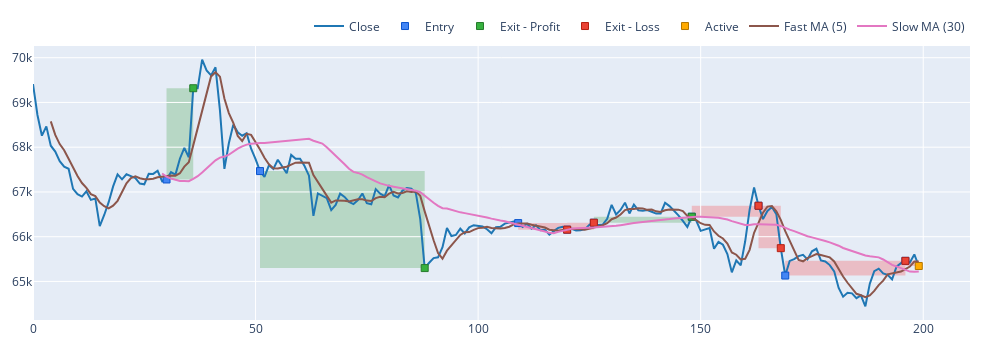
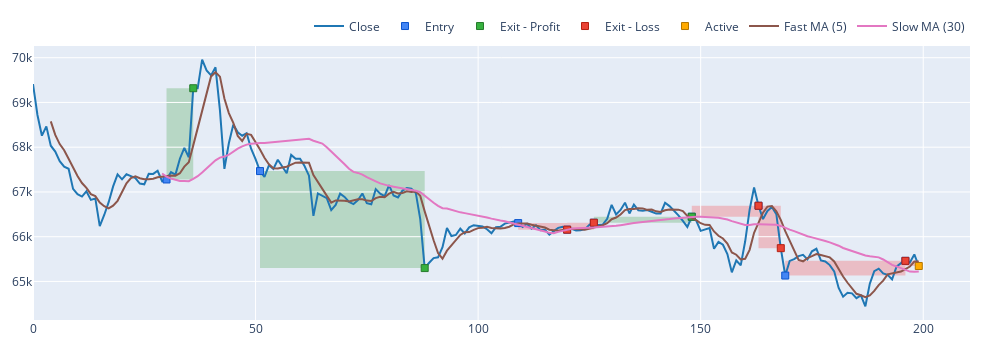

These figures' notebook cell, in order:
### Code cell
# vectorbt example：单数据单信号(双均线)策略示例
import pdb
import ccxt
import numpy as np
import pandas as pd
import vectorbt as vbt
import wind_library

# 获取Gate.io交易所BTC/USDT的1天K线数据
btc_price = wind_library.get_ccxt_exchange_kline('gate', 'BTC/USDT', 'spot', '1h', 200).close
price_etc = wind_library.get_ccxt_exchange_kline('gate', 'ETC/USDT', 'spot', '1d', 100).close
# one strategy instances: 
# 获取Gate.io交易所BTC/USDT的1天K线数据
btc_price = wind_library.get_ccxt_exchange_kline('gate', 'BTC/USDT', 'spot', '1h', 200).close

# 设置均线参数
fast_ma_length = 5
slow_ma_length = 30

# 双均线策略
fast_ma = vbt.MA.run(btc_price, fast_ma_length, short_name='fast')
slow_ma = vbt.MA.run(btc_price, slow_ma_length, short_name='slow')
entries = fast_ma.ma_crossed_above(slow_ma)
exits = fast_ma.ma_crossed_below(slow_ma)

# 创建投资组合对象
pf = vbt.Portfolio.from_signals(btc_price, entries, exits, direction='both', size=np.inf, fees=0.001, freq='1h', sl_stop=0.01, tp_stop=0.02)

# 打印结果
print(f'total_return:\t{pf.total_return():.2f}%')
print(f'entries_counts:\t{entries[entries == True].count()}{"\t"*3}exits_counts:\t{exits[exits == True].count()}')
print(pf.trades.records_readable[['Entry Fees', 'Exit Fees', 'PnL', 'Return']])

# 绘制图表
fig = pf.trades.plot(width=1000)
fig.add_scatter(x=btc_price.index, y=fast_ma.ma, mode='lines', name=f'Fast MA ({fast_ma_length})')
fig.add_scatter(x=btc_price.index, y=slow_ma.ma, mode='lines', name=f'Slow MA ({slow_ma_length})')
fig.show()    # 显示图表
# 
# pf.orders.plot(width=1000).show()  #绘制下单信号图示
# pf.trades.plot().show()    # 绘制交易信号图
# print(price_etc)

### Figure 1 — Plotly figure (JSON) as saved in the notebook; plotly's stock layout.template omitted (floating-point values rounded to 4 significant figures; data arrays with more than 128 entries replaced by an {"elided": "..."} marker saying what was removed)
{"data": [{"line": {"color": "#1f77b4"}, "name": "Close", "showlegend": true, "type": "scatter", "uid": "7ad9ce1c-830b-47de-ac28-61485d4ba7a4", "x": {"elided": "200 int values"}, "y": {"elided": "200 float values"}}, {"customdata": [[0, 0, 0.001485, 0.0999, "Long"], [1, 1, 0.001523, 0.1027, "Short"], [2, 2, 0.001596, 0.1058, "Long"], [3, 3, 0.001593, 0.1054, "Short"], [4, 4, 0.001582, 0.1049, "Long"], [5, 5, 0.001579, 0.1049, "Short"], [6, 6, 0.001564, 0.1043, "Long"], [7, 7, 0.001576, 0.1026, "Short"], [8, 8, 0.001557, 0.1019, "Long"]], "hovertemplate": "Exit Trade Id: %{customdata[0]}<br>Position Id: %{customdata[1]}<br>Size: %{customdata[2]:.6f}<br>Entry Timestamp: %{x}<br>Avg Entry Price: %{y}<br>Entry Fees: %{customdata[3]:.6f}<br>Direction: %{customdata[4]}", "marker": {"color": "#4285F4", "line": {"color": "rgb(11,84,205)", "width": 1}, "size": 7, "symbol": "square"}, "mode": "markers", "name": "Entry", "type": "scatter", "uid": "fa157b6d-a28c-48ae-a1cb-e0829d5adbdd", "x": [30, 51, 109, 120, 126, 148, 163, 169, 196], "y": [67280.0, 67470.0, 66300.0, 66160.0, 66310.0, 66450.0, 66690.0, 65130.0, 65460.0]}, {"customdata": [[0, 0, 0.001485, 0.1029, 2.825, 0.02827, "Long", "0 days 06:00:00"], [1, 1, 0.001523, 0.09942, 3.098, 0.03016, "Short", "1 days 13:00:00"], [4, 4, 0.001582, 0.1051, 0.001806, 1.721e-05, "Long", "0 days 22:00:00"]], "hovertemplate": "Exit Trade Id: %{customdata[0]}<br>Position Id: %{customdata[1]}<br>Size: %{customdata[2]:.6f}<br>Exit Timestamp: %{x}<br>Avg Exit Price: %{y}<br>Exit Fees: %{customdata[3]:.6f}<br>PnL: %{customdata[4]:.6f}<br>Return: %{customdata[5]:.2%}<br>Direction: %{customdata[6]}<br>Duration: %{customdata[7]}", "marker": {"color": "#37B13F", "line": {"color": "rgb(38,123,44)", "width": 1}, "size": 7, "symbol": "square"}, "mode": "markers", "name": "Exit - Profit", "type": "scatter", "uid": "256ac3a8-b21d-4f9f-b318-503ec9e6b1a1", "x": [36, 88, 148], "y": [69320.0, 65300.0, 66450.0]}, {"customdata": [[2, 2, 0.001596, 0.1056, -0.445, -0.004206, "Long", "0 days 11:00:00"], [3, 3, 0.001593, 0.1056, -0.4575, -0.004342, "Short", "0 days 06:00:00"], [5, 5, 0.001579, 0.1053, -0.5975, -0.005695, "Short", "0 days 15:00:00"], [6, 6, 0.001564, 0.1028, -1.689, -0.01619, "Long", "0 days 05:00:00"], [7, 7, 0.001576, 0.1031, -0.7233, -0.007047, "Short", "1 days 03:00:00"]], "hovertemplate": "Exit Trade Id: %{customdata[0]}<br>Position Id: %{customdata[1]}<br>Size: %{customdata[2]:.6f}<br>Exit Timestamp: %{x}<br>Avg Exit Price: %{y}<br>Exit Fees: %{customdata[3]:.6f}<br>PnL: %{customdata[4]:.6f}<br>Return: %{customdata[5]:.2%}<br>Direction: %{customdata[6]}<br>Duration: %{customdata[7]}", "marker": {"color": "#EA4335", "line": {"color": "rgb(181,31,18)", "width": 1}, "size": 7, "symbol": "square"}, "mode": "markers", "name": "Exit - Loss", "type": "scatter", "uid": "70cf9291-44b9-449e-9128-16f9f5b4f76e", "x": [120, 126, 163, 168, 196], "y": [66160.0, 66310.0, 66690.0, 65744, 65460.0]}, {"customdata": [[8, 8, 0.001557, 0, -0.2816, -0.002763, "Long", "0 days 04:00:00"]], "hovertemplate": "Exit Trade Id: %{customdata[0]}<br>Position Id: %{customdata[1]}<br>Size: %{customdata[2]:.6f}<br>Exit Timestamp: %{x}<br>Avg Exit Price: %{y}<br>Exit Fees: %{customdata[3]:.6f}<br>PnL: %{customdata[4]:.6f}<br>Return: %{customdata[5]:.2%}<br>Direction: %{customdata[6]}<br>Duration: %{customdata[7]}", "marker": {"color": "#FFAA00", "line": {"color": "rgb(178,118,0)", "width": 1}, "size": 7, "symbol": "square"}, "mode": "markers", "name": "Active", "type": "scatter", "uid": "7b35f80c-a564-4ba7-aea8-84d6ddf3403f", "x": [199], "y": [65350.0]}, {"mode": "lines", "name": "Fast MA (5)", "type": "scatter", "uid": "8bd03f7e-6813-400f-910c-c670b0703d34", "x": {"elided": "200 int values"}, "y": {"elided": "200 float values"}}, {"mode": "lines", "name": "Slow MA (30)", "type": "scatter", "uid": "fcd5d5c9-670b-4470-a02f-fc9914c04454", "x": {"elided": "200 int values"}, "y": {"elided": "200 float values"}}], "layout": {"height": 350, "legend": {"orientation": "h", "traceorder": "normal", "x": 1, "xanchor": "right", "y": 1.02, "yanchor": "bottom"}, "margin": {"b": 30, "l": 30, "r": 30, "t": 30}, "shapes": [{"fillcolor": "green", "layer": "below", "line": {"width": 0}, "opacity": 0.2, "type": "rect", "x0": 30, "x1": 36, "xref": "x", "y0": 67280.0, "y1": 69320.0, "yref": "y"}, {"fillcolor": "green", "layer": "below", "line": {"width": 0}, "opacity": 0.2, "type": "rect", "x0": 51, "x1": 88, "xref": "x", "y0": 67470.0, "y1": 65300.0, "yref": "y"}, {"fillcolor": "green", "layer": "below", "line": {"width": 0}, "opacity": 0.2, "type": "rect", "x0": 126, "x1": 148, "xref": "x", "y0": 66310.0, "y1": 66450.0, "yref": "y"}, {"fillcolor": "red", "layer": "below", "line": {"width": 0}, "opacity": 0.2, "type": "rect", "x0": 109, "x1": 120, "xref": "x", "y0": 66300.0, "y1": 66160.0, "yref": "y"}, {"fillcolor": "red", "layer": "below", "line": {"width": 0}, "opacity": 0.2, "type": "rect", "x0": 120, "x1": 126, "xref": "x", "y0": 66160.0, "y1": 66310.0, "yref": "y"}, {"fillcolor": "red", "layer": "below", "line": {"width": 0}, "opacity": 0.2, "type": "rect", "x0": 148, "x1": 163, "xref": "x", "y0": 66450.0, "y1": 66690.0, "yref": "y"}, {"fillcolor": "red", "layer": "below", "line": {"width": 0}, "opacity": 0.2, "type": "rect", "x0": 163, "x1": 168, "xref": "x", "y0": 66690.0, "y1": 65744, "yref": "y"}, {"fillcolor": "red", "layer": "below", "line": {"width": 0}, "opacity": 0.2, "type": "rect", "x0": 169, "x1": 196, "xref": "x", "y0": 65130.0, "y1": 65460.0, "yref": "y"}, {"fillcolor": "red", "layer": "below", "line": {"width": 0}, "opacity": 0.2, "type": "rect", "x0": 196, "x1": 199, "xref": "x", "y0": 65460.0, "y1": 65350.0, "yref": "y"}], "width": 1000, "xaxis": {"autorange": true, "range": [0, 210.5], "type": "linear"}, "yaxis": {"autorange": true, "range": [64140.0, 70260.0], "type": "linear"}}}

### Figure 2 — Plotly figure (JSON) as saved in the notebook; plotly's stock layout.template omitted (floating-point values rounded to 4 significant figures; data arrays with more than 128 entries replaced by an {"elided": "..."} marker saying what was removed)
{"data": [{"line": {"color": "#1f77b4"}, "name": "Close", "showlegend": true, "type": "scatter", "uid": "7ad9ce1c-830b-47de-ac28-61485d4ba7a4", "x": {"elided": "200 int values"}, "y": {"elided": "200 float values"}}, {"customdata": [[0, 0, 0.001485, 0.0999, "Long"], [1, 1, 0.001523, 0.1027, "Short"], [2, 2, 0.001596, 0.1058, "Long"], [3, 3, 0.001593, 0.1054, "Short"], [4, 4, 0.001582, 0.1049, "Long"], [5, 5, 0.001579, 0.1049, "Short"], [6, 6, 0.001564, 0.1043, "Long"], [7, 7, 0.001576, 0.1026, "Short"], [8, 8, 0.001557, 0.1019, "Long"]], "hovertemplate": "Exit Trade Id: %{customdata[0]}<br>Position Id: %{customdata[1]}<br>Size: %{customdata[2]:.6f}<br>Entry Timestamp: %{x}<br>Avg Entry Price: %{y}<br>Entry Fees: %{customdata[3]:.6f}<br>Direction: %{customdata[4]}", "marker": {"color": "#4285F4", "line": {"color": "rgb(11,84,205)", "width": 1}, "size": 7, "symbol": "square"}, "mode": "markers", "name": "Entry", "type": "scatter", "uid": "fa157b6d-a28c-48ae-a1cb-e0829d5adbdd", "x": [30, 51, 109, 120, 126, 148, 163, 169, 196], "y": [67280.0, 67470.0, 66300.0, 66160.0, 66310.0, 66450.0, 66690.0, 65130.0, 65460.0]}, {"customdata": [[0, 0, 0.001485, 0.1029, 2.825, 0.02827, "Long", "0 days 06:00:00"], [1, 1, 0.001523, 0.09942, 3.098, 0.03016, "Short", "1 days 13:00:00"], [4, 4, 0.001582, 0.1051, 0.001806, 1.721e-05, "Long", "0 days 22:00:00"]], "hovertemplate": "Exit Trade Id: %{customdata[0]}<br>Position Id: %{customdata[1]}<br>Size: %{customdata[2]:.6f}<br>Exit Timestamp: %{x}<br>Avg Exit Price: %{y}<br>Exit Fees: %{customdata[3]:.6f}<br>PnL: %{customdata[4]:.6f}<br>Return: %{customdata[5]:.2%}<br>Direction: %{customdata[6]}<br>Duration: %{customdata[7]}", "marker": {"color": "#37B13F", "line": {"color": "rgb(38,123,44)", "width": 1}, "size": 7, "symbol": "square"}, "mode": "markers", "name": "Exit - Profit", "type": "scatter", "uid": "256ac3a8-b21d-4f9f-b318-503ec9e6b1a1", "x": [36, 88, 148], "y": [69320.0, 65300.0, 66450.0]}, {"customdata": [[2, 2, 0.001596, 0.1056, -0.445, -0.004206, "Long", "0 days 11:00:00"], [3, 3, 0.001593, 0.1056, -0.4575, -0.004342, "Short", "0 days 06:00:00"], [5, 5, 0.001579, 0.1053, -0.5975, -0.005695, "Short", "0 days 15:00:00"], [6, 6, 0.001564, 0.1028, -1.689, -0.01619, "Long", "0 days 05:00:00"], [7, 7, 0.001576, 0.1031, -0.7233, -0.007047, "Short", "1 days 03:00:00"]], "hovertemplate": "Exit Trade Id: %{customdata[0]}<br>Position Id: %{customdata[1]}<br>Size: %{customdata[2]:.6f}<br>Exit Timestamp: %{x}<br>Avg Exit Price: %{y}<br>Exit Fees: %{customdata[3]:.6f}<br>PnL: %{customdata[4]:.6f}<br>Return: %{customdata[5]:.2%}<br>Direction: %{customdata[6]}<br>Duration: %{customdata[7]}", "marker": {"color": "#EA4335", "line": {"color": "rgb(181,31,18)", "width": 1}, "size": 7, "symbol": "square"}, "mode": "markers", "name": "Exit - Loss", "type": "scatter", "uid": "70cf9291-44b9-449e-9128-16f9f5b4f76e", "x": [120, 126, 163, 168, 196], "y": [66160.0, 66310.0, 66690.0, 65744, 65460.0]}, {"customdata": [[8, 8, 0.001557, 0, -0.2816, -0.002763, "Long", "0 days 04:00:00"]], "hovertemplate": "Exit Trade Id: %{customdata[0]}<br>Position Id: %{customdata[1]}<br>Size: %{customdata[2]:.6f}<br>Exit Timestamp: %{x}<br>Avg Exit Price: %{y}<br>Exit Fees: %{customdata[3]:.6f}<br>PnL: %{customdata[4]:.6f}<br>Return: %{customdata[5]:.2%}<br>Direction: %{customdata[6]}<br>Duration: %{customdata[7]}", "marker": {"color": "#FFAA00", "line": {"color": "rgb(178,118,0)", "width": 1}, "size": 7, "symbol": "square"}, "mode": "markers", "name": "Active", "type": "scatter", "uid": "7b35f80c-a564-4ba7-aea8-84d6ddf3403f", "x": [199], "y": [65350.0]}, {"mode": "lines", "name": "Fast MA (5)", "type": "scatter", "uid": "8bd03f7e-6813-400f-910c-c670b0703d34", "x": {"elided": "200 int values"}, "y": {"elided": "200 float values"}}, {"mode": "lines", "name": "Slow MA (30)", "type": "scatter", "uid": "fcd5d5c9-670b-4470-a02f-fc9914c04454", "x": {"elided": "200 int values"}, "y": {"elided": "200 float values"}}], "layout": {"height": 350, "legend": {"orientation": "h", "traceorder": "normal", "x": 1, "xanchor": "right", "y": 1.02, "yanchor": "bottom"}, "margin": {"b": 30, "l": 30, "r": 30, "t": 30}, "shapes": [{"fillcolor": "green", "layer": "below", "line": {"width": 0}, "opacity": 0.2, "type": "rect", "x0": 30, "x1": 36, "xref": "x", "y0": 67280.0, "y1": 69320.0, "yref": "y"}, {"fillcolor": "green", "layer": "below", "line": {"width": 0}, "opacity": 0.2, "type": "rect", "x0": 51, "x1": 88, "xref": "x", "y0": 67470.0, "y1": 65300.0, "yref": "y"}, {"fillcolor": "green", "layer": "below", "line": {"width": 0}, "opacity": 0.2, "type": "rect", "x0": 126, "x1": 148, "xref": "x", "y0": 66310.0, "y1": 66450.0, "yref": "y"}, {"fillcolor": "red", "layer": "below", "line": {"width": 0}, "opacity": 0.2, "type": "rect", "x0": 109, "x1": 120, "xref": "x", "y0": 66300.0, "y1": 66160.0, "yref": "y"}, {"fillcolor": "red", "layer": "below", "line": {"width": 0}, "opacity": 0.2, "type": "rect", "x0": 120, "x1": 126, "xref": "x", "y0": 66160.0, "y1": 66310.0, "yref": "y"}, {"fillcolor": "red", "layer": "below", "line": {"width": 0}, "opacity": 0.2, "type": "rect", "x0": 148, "x1": 163, "xref": "x", "y0": 66450.0, "y1": 66690.0, "yref": "y"}, {"fillcolor": "red", "layer": "below", "line": {"width": 0}, "opacity": 0.2, "type": "rect", "x0": 163, "x1": 168, "xref": "x", "y0": 66690.0, "y1": 65744, "yref": "y"}, {"fillcolor": "red", "layer": "below", "line": {"width": 0}, "opacity": 0.2, "type": "rect", "x0": 169, "x1": 196, "xref": "x", "y0": 65130.0, "y1": 65460.0, "yref": "y"}, {"fillcolor": "red", "layer": "below", "line": {"width": 0}, "opacity": 0.2, "type": "rect", "x0": 196, "x1": 199, "xref": "x", "y0": 65460.0, "y1": 65350.0, "yref": "y"}], "width": 1000, "xaxis": {"autorange": true, "range": [0, 210.5], "type": "linear"}, "yaxis": {"autorange": true, "range": [64140.0, 70260.0], "type": "linear"}}}
